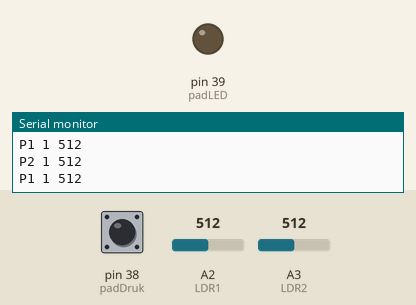
This sketch was run on a simulated Arduino Mega 2560, built with avr-gcc and run on an emulated ATmega2560. Parts: output pins drawn as LEDs (lit = HIGH), the last lines printed to the serial monitor. The test bench sets the inputs (shaded band); at power-on: pin 38 (padDruk) HIGH, A2 (LDR1) = 512, A3 (LDR2) = 512.

Above: at 1.2 s.
1.3 s: pin 38 (padDruk) pulled LOW for 0.15 s
At 1.38 s:
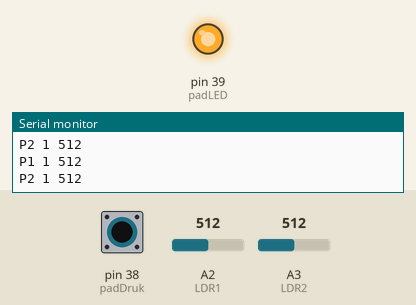
2.9 s: pin 38 (padDruk) pulled LOW for 1 s
At 5.3 s:
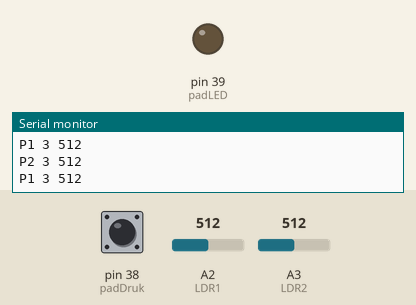
6.9 s: pin 38 (padDruk) pulsed LOW 5 times (0.12 s each, 0.3 s apart)
At 7.72 s:
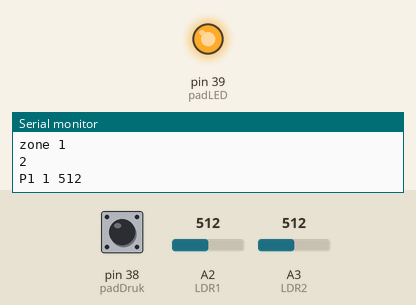
11.4 s: pin 38 (padDruk) pulled LOW for 3.2 s
At 16.0 s:
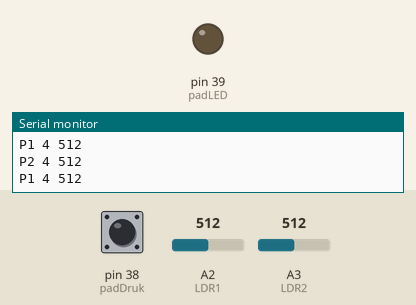
Timing chart, 0 to 17.1 s (numbered marks = the images above; inputs shaded):
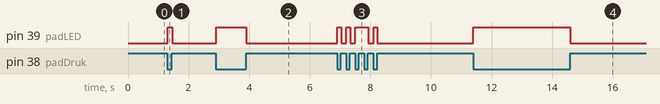

The sketch:

ConcenzorA_V6_StandalonePaddenstoel.ino
```cpp
//#002 paddenstoelen
int LDR1 = A2;
int LDR2 = A3;
int padDruk = 38;
int padLED = 39;

int paddenstoel1;
int paddenstoel2;
bool padKnopje;
bool padPresstate;

bool zonePresstate;
int zone = 0;
int rondje;
bool einde = 0;


void setup() {
  Serial.begin(9600);
  pinMode(LDR1, INPUT);
  pinMode(LDR2, INPUT);
  pinMode(padDruk, INPUT_PULLUP);
  pinMode(padLED, OUTPUT);
  digitalWrite(padLED, HIGH);
  digitalWrite(padKnopje, HIGH);
}

void loop() {

  if(einde == 0){
    paddenstoel1 = analogRead(LDR1);
    Serial.print("P1 ");
    Serial.print(zone);
    Serial.print(" ");
    Serial.println(paddenstoel1);

    paddenstoel2 = analogRead(LDR2);
    Serial.print("P2 ");
    Serial.print(zone);
    Serial.print(" ");
    Serial.println(paddenstoel2);

//    digitalWrite(padLED, LOW);
  }

  padKnopje = digitalRead(padDruk);
  if (padKnopje == HIGH && padPresstate == 0 && zone < 5) {
      digitalWrite(padLED, LOW);
//    Serial.println("x 1");
    zone++;
    Serial.print("zone ");
    Serial.println(zone);
    padPresstate = 1;
    delay(8);
  }
  else if (padKnopje == HIGH && padPresstate == 0 && zone == 5) {
    zone = 1;
//    Serial.println("x 1");
    Serial.print("zone ");
    Serial.println(zone);
    padPresstate = 1;
    delay(8);
  }
  else if (padKnopje == LOW && padPresstate == 1) {
    digitalWrite(padLED, HIGH);
 //   Serial.println("x 0");
    padPresstate = 0;
    delay(8);
  }

  if (zone == 1 && zonePresstate == 0 && einde == 0){
    rondje++;
    zonePresstate = 1;
    Serial.println(rondje);
  }
  if(zone >= 2){
    zonePresstate = 0;
  }
 /*
  if (rondje == 15 && zonePresstate == 1){
    zone = 100;
    Serial.println ("einde");
    zonePresstate = 1;
    einde = 1;
  }
*/
}
```

Measured:
- after the input at 1.3 s, pin 39 (padLED): LOW → HIGH at once, → LOW 0.15 s later
- after the input at 2.9 s, pin 39 (padLED): LOW → HIGH at once, → LOW 1.0 s later
- after the input at 6.9 s, pin 39 (padLED): LOW → HIGH at once, → LOW 0.12 s later, → HIGH 0.17 s later, → LOW 0.12 s later, … (8 changes in this stretch)
- after the input at 11.4 s, pin 39 (padLED): LOW → HIGH at once, → LOW 3.2 s later
